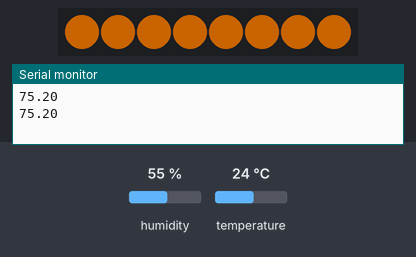
Simulated run of this sketch. Board: Arduino Uno, built with avr-gcc and run on an emulated ATmega328P. Shown: 8 RGB LEDs in strip order, left to right, the last lines printed to the serial monitor. The test bench sets the inputs (shaded band); at power-on: temperature 24 °C, humidity 55 %. Dim RGB values are drawn brighter than linear.

Above: at 3.0 s.
3.1 s: temperature set to 12 °C
At 5.7 s:
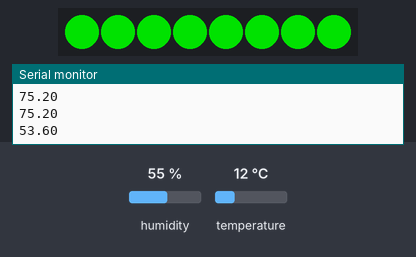
6.0 s: temperature set to 28 °C
At 7.0 s:
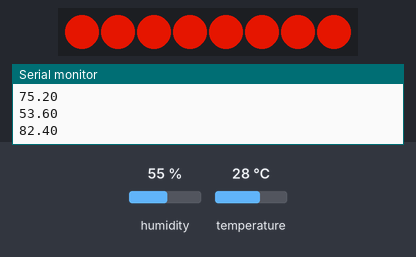
8.9 s: temperature set to 19 °C
At 11.04 s:
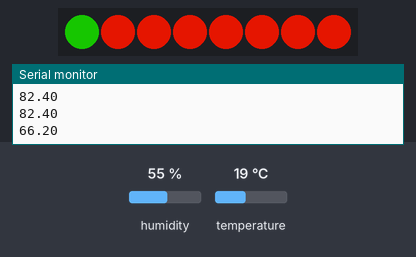
Timing chart, 0 to 12.6 s (numbered marks = the images above; inputs shaded):
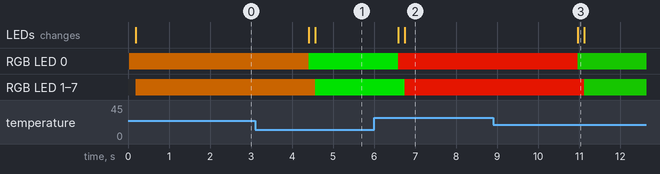

The sketch:

colorTemperature.ino
```cpp
#include <DHT.h>
#define DHTPIN 7
#define NEOPIN 4
#define NUMPIXELS 8

#define DHTTYPE DHT11
DHT dht(DHTPIN, DHTTYPE);

#include <Adafruit_NeoPixel.h>
#ifdef __AVR__
  #include <avr/power.h>
#endif

float tempC;

int blueTemp= 0; int greenTemp= 0; int redTemp= 0;

Adafruit_NeoPixel strip = Adafruit_NeoPixel(NUMPIXELS, NEOPIN, NEO_GRB + NEO_KHZ800);

void setup()
{
  Serial.begin(9600); //opens serial port, sets data rate to 9600 bps
  strip.begin();
  dht.begin();

}

void loop()
{
tempC = dht.readTemperature(true);//read the value from the sensor
Serial.println(tempC);             //send the data to the computer

if(tempC<0){
  blueTemp = 255;
  }
else if(tempC>0&&tempC<=45){
  blueTemp= map(tempC, 0, 45, 255, 0);
 }
else if(tempC>45){
  blueTemp = 0;
 }

if(tempC<15){
  greenTemp = 0;
}
else if(tempC>15&&tempC<=35){
  greenTemp = map(tempC, 15, 35, 1, 254);
}
else if(tempC>35&&tempC<=85){
  greenTemp = map(tempC, 35, 85, 255, 0);
}
else if(tempC>85){
  greenTemp = 0;
}

if(tempC<65){
  redTemp = 0;
}
else if(tempC>=65){
  redTemp= map(tempC, 65, 90, 1, 255);
}
else if(tempC>90){
redTemp = 255;
}

colorWipe(strip.Color(redTemp, greenTemp, blueTemp));

delay(2000);                           //wait 200 ms before sending new data
}

// Fill the dots one after the other with a color
void colorWipe(uint32_t c) {
  for(uint16_t i=0; i<strip.numPixels(); i++) {
    strip.setPixelColor(i, c);
    strip.show();
    delay(20);
  }
}
```

Measured:
- after the input at 3.1 s, RGB LED 0: RGB(102, 51, 0) → RGB(0, 164, 0) after 1.3 s; RGB LED 1–7: RGB(102, 51, 0) → RGB(0, 164, 0) after 1.5 s; the LEDs: first change after 1.3 s (image 1 shows a later state)
- after the input at 6.0 s, RGB LED 0: RGB(0, 164, 0) → RGB(173, 16, 0) after 0.59 s; RGB LED 1–7: RGB(0, 164, 0) → RGB(173, 16, 0) after 0.75 s; the LEDs: first change after 0.59 s (image 2 shows a later state)
- after the input at 8.9 s, RGB LED 0: RGB(173, 16, 0) → RGB(11, 97, 0) after 2.1 s; RGB LED 1–7: RGB(173, 16, 0) → RGB(11, 97, 0) after 2.2 s; the LEDs: change after 2.1 s (image 3)
